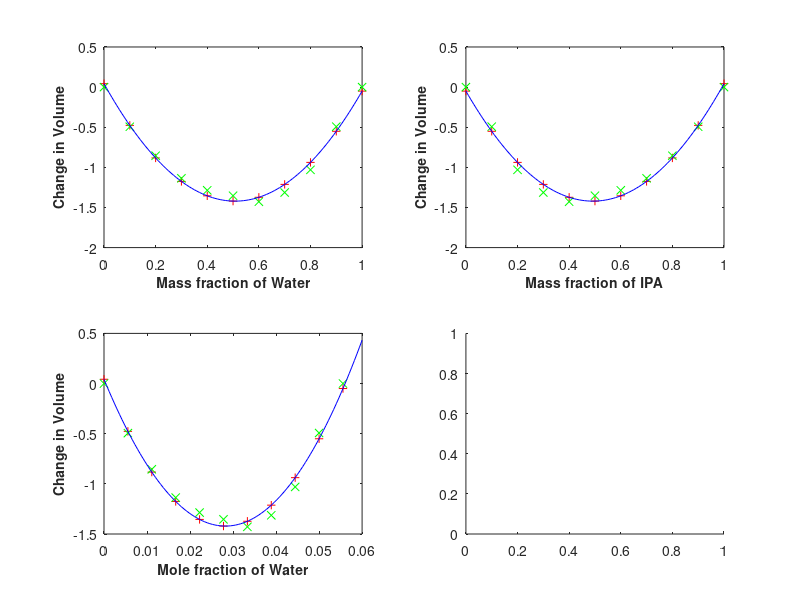

Write the MATLAB code that produced this figure. (Note: this script raises an error after producing the figure.)
density_mixture = [0.9976 0.9807 0.9652 0.9456 0.9239 0.9001 0.8776 0.8550 0.8317 0.8086 0.7851];
volume_mixture = 50./density_mixture;

mass_water = [50:-5:0];
mass_ipa = [0:5:50];

mass_fraction_water = mass_water/50;
mass_fraction_ipa = mass_ipa/50;

volume_water = mass_water/density_mixture(1);
volume_ipa = mass_ipa/density_mixture(11);

moles_water = mass_water/18;
moles_ipa = mass_ipa/60;

mole_fraction_water = moles_water./(mass_ipa + mass_water);
mole_fraction_ipa = 1 - mole_fraction_water;

delv = volume_mixture - volume_ipa - volume_water;

% figure
% subplot(2,2,1)
% plot(mass_fraction_water,delv);
% xlabel('Mass fraction of Water','FontSize',10,'FontWeight','bold')
% ylabel('Change in Volume','FontSize',10,'FontWeight','bold')
% 
% %figure
% subplot(2,2,2)
% plot(mass_fraction_ipa,delv);
% xlabel('Mass fraction of IPA','FontSize',10,'FontWeight','bold')
% ylabel('Change in Volume','FontSize',10,'FontWeight','bold')
% 
% %figure
% subplot(2,2,3)
% plot(mole_fraction_water,delv);
% xlabel('Mole fraction of Water','FontSize',10,'FontWeight','bold')
% ylabel('Change in Volume','FontSize',10,'FontWeight','bold')
% 
% %figure
% subplot(2,2,4)
% plot(mole_fraction_ipa,delv);
% xlabel('Mole fraction of IPA','FontSize',10,'FontWeight','bold')
% ylabel('Change in Volume','FontSize',10,'FontWeight','bold')

p1 = polyfit(mass_fraction_water,delv,2);
p2 = polyfit(mass_fraction_ipa,delv,2);
p3 = polyfit(mole_fraction_water,delv,2);
p4 = polyfit(mole_fraction_ipa,delv,2);

x1 = [0:0.01:1];
y1 = polyval(p1,mass_fraction_water);
y11 = polyval(p1,x1);

y2 = polyval(p2,mass_fraction_ipa);
y22 = polyval(p2,x1);

x3 = [0:0.0006:0.06];
y3 = polyval(p3,mole_fraction_water);
y33 = polyval(p3,x3);

x4 = [0.94:0.0006:1];
y4 = polyval(p4,mole_fraction_ipa);
%size(x4)
%size(y4)
%y44 = polyval(p4,x4);
%p = polyfit(x4,y44,2);
%y_P = polyval(x4,p);



figure
subplot(2,2,1)
plot(mass_fraction_water,y1,'r+',mass_fraction_water,delv,'gx',x1,y11,'b')
xlabel('Mass fraction of Water','FontSize',10,'FontWeight','bold')
ylabel('Change in Volume','FontSize',10,'FontWeight','bold')

%figure
subplot(2,2,2)
plot(mass_fraction_ipa,y2,'r+',mass_fraction_ipa,delv,'gx',x1,y22,'b')
xlabel('Mass fraction of IPA','FontSize',10,'FontWeight','bold')
ylabel('Change in Volume','FontSize',10,'FontWeight','bold')

%figure
subplot(2,2,3)
plot(mole_fraction_water,y3,'r+',mole_fraction_water,delv,'gx',x3,y33,'b')
xlabel('Mole fraction of Water','FontSize',10,'FontWeight','bold')
ylabel('Change in Volume','FontSize',10,'FontWeight','bold')

%figure
subplot(2,2,4)
plot(mole_fraction_ipa,y4,'r+',mole_fraction_ipa,delv,'gx',x4,y44,'b-')
xlabel('Mole fraction of IPA','FontSize',10,'FontWeight','bold')
ylabel('Change in Volume','FontSize',10,'FontWeight','bold')